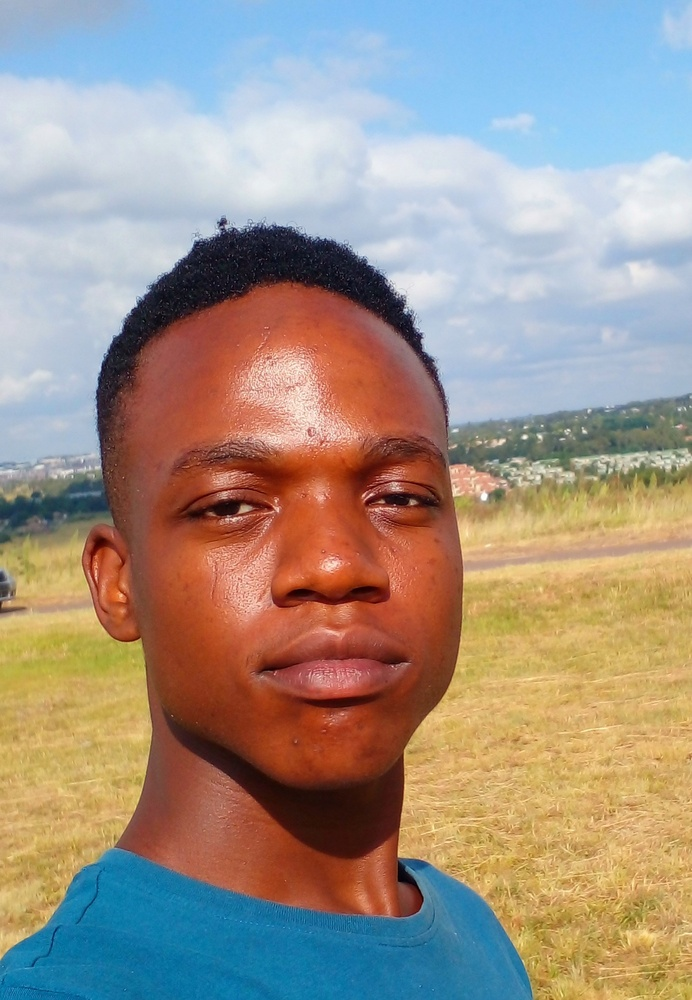
#> input picture Original.jpg, 692 x 1000 px, shrunk from 1488 x 2149 before the run, found by its file name
$ python PRODIGY_CS_02.py
#> lines starting #> are read from the running program, lines starting #| are printed output that depends on the picture
from PIL import Image # type: ignore
import math

def encrypt(input_path, output_path):
    img = Image.open(input_path)
#> img is the input picture: PIL image 692x1000 RGB; mean R, G, B 161.1, 148, 136.7
    pixels = img.load()
    width, height = img.size
#> width = 692; height = 1000

    for i in range(width):
        for j in range(height):
            pixel = pixels[i, j]
            if len(pixel) == 3:  # RGB image
                r, g, b = pixel
                encrypted_pixel = (b,g,r)  # Swap red and blue channels
            elif len(pixel) == 4:  # RGBA image
                r, g, b, a = pixel
                encrypted_pixel = (b, g, r, a)  # Swap red and blue channels, keep alpha unchanged

            pixels[i, j] = encrypted_pixel

    img.save(output_path)
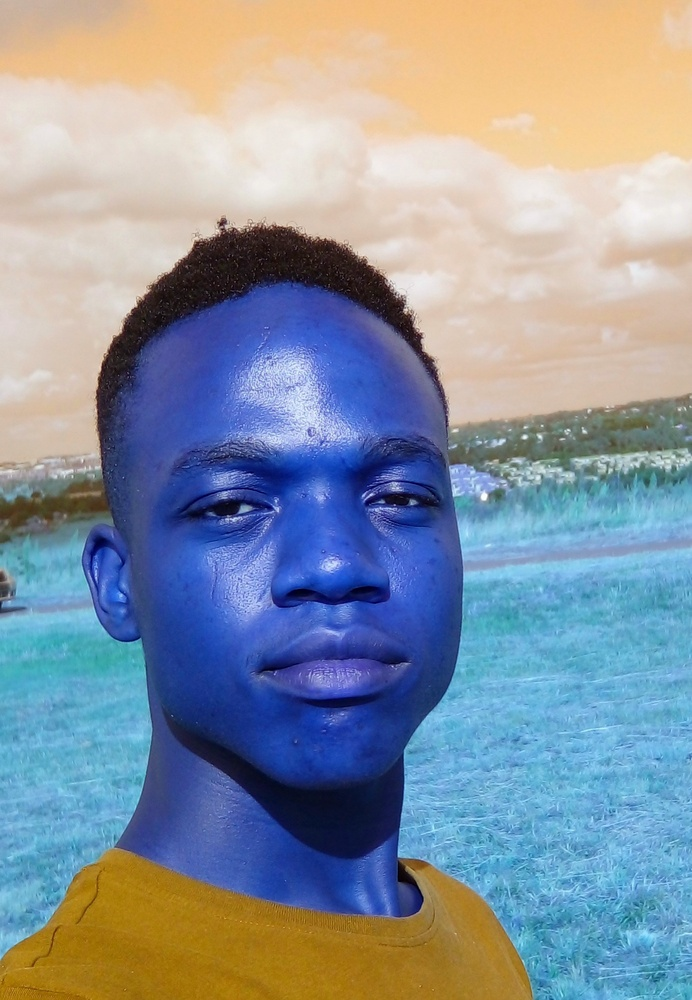
#> saved as encrypted.png: PIL image 692x1000 RGB; mean R, G, B 136.7, 148, 161.1
    print('Image encrypted successfully')

def decrypt(input_path, output_path):
    img = Image.open(input_path)
    pixels = img.load()
    width, height = img.size
#> width = 692; height = 1000
    for i in range(width):
        for j in range(height):
            pixel = pixels[i, j]
            if len(pixel) == 3:  # RGB image
                r, g, b = pixel

                decrypted_pixel = (b, g, r)  # Swap back red and blue channels
            elif len(pixel) == 4:  # RGBA image
                r, g, b, a = pixel
                decrypted_pixel = (b, g, r, a)  # Swap back red and blue channels, keep alpha unchanged

            pixels[i, j] = decrypted_pixel

    img.save(output_path)
    print('Image decrypted successfully')


input_image = r"C:\Users\janmo\Desktop\Tasks_prodigy\Original.jpg"
encrypted_image = r"C:\Users\janmo\Desktop\Tasks_prodigy\encrypted.png"
decrypted_image = r"C:\Users\janmo\Desktop\Tasks_prodigy\decrypted.png"

# Encrypt the image
encrypt(input_image, encrypted_image)
# Decrypt the image
decrypt(encrypted_image, decrypted_image)
